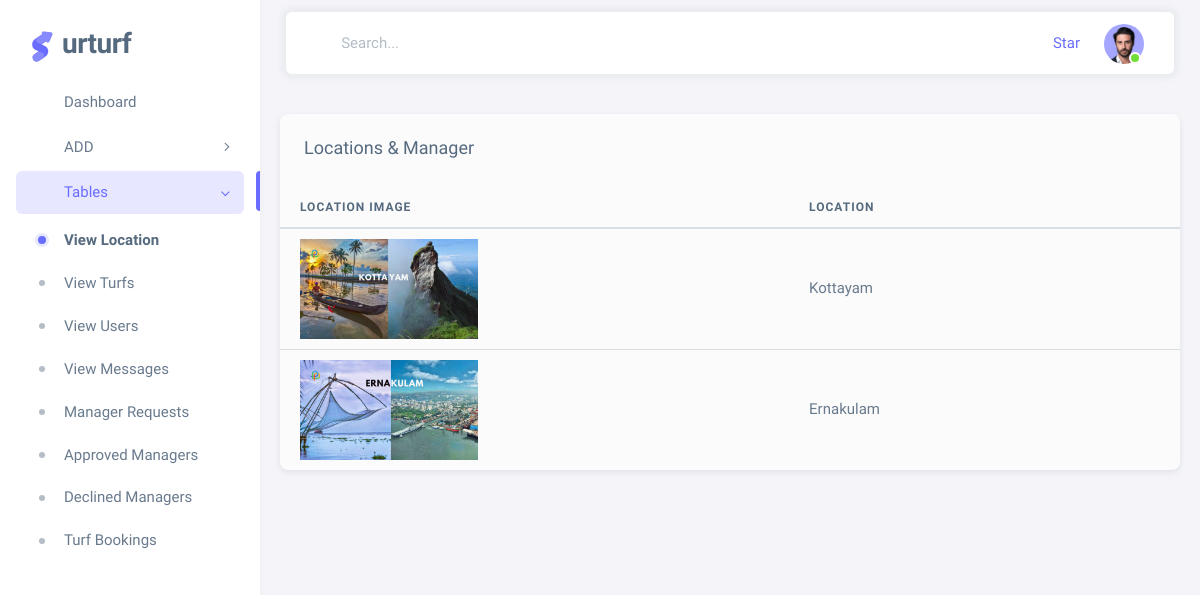
The page /viewlocations (signed in) on the database its author committed.
### Admin_App/models.py (models this page shows)
class LocMan(models.Model):
    locimage=models.ImageField(upload_to='location_img',default='')
    loc=models.TextField()

### Admin_App/views.py (the view)
# urls.py: path('viewlocations',views.viewlocations,name='viewlocations'),
@login_required(login_url='adminlogin')
def viewlocations(request):
    data=LocMan.objects.all()
    return render(request,'view_locations.html',{'data':data})

### Admin_App/templates/view_locations.html (shortened to what this page needs)
{% extends 'admin_view.html' %}
{% load static %}
{% block link1 %}
<li class="menu-item ">
  <a href="{% url 'adminview' %}" class="menu-link">
    <i class="menu-icon tf-icons bx bx-home-circle"></i>
    <div data-i18n="Analytics">Dashboard</div>
  </a>
</li>
{% endblock %}
{% block link4 %}
<li class="menu-item active open">
  <a href="javascript:void(0);" class="menu-link menu-toggle">
    <i class="menu-icon tf-icons bx bx-table"></i>
    <div data-i18n="Layouts">Tables</div>
  </a>
  {% endblock %}
  {% block link5 %}
  <ul class="menu-sub ">
    <li class="menu-item active">
      <a href="{% url 'viewlocations' %}" class="menu-link">
        <div data-i18n="Without menu">View Location</div>
      </a>
    </li>
    <li class="menu-item">
      <a href="{% url 'viewturfs' %}" class="menu-link">
        <div data-i18n="Without navbar">View Turfs</div>
      </a>
    </li>
    <li class="menu-item">
      <a href="{% url 'viewuser' %}" class="menu-link">
        <div data-i18n="Without navbar">View Users</div>
      </a>
    </li>
    <li class="menu-item">
      <a href="{% url 'viewcontact' %}" class="menu-link">
        <div data-i18n="Without navbar">View Messages</div>
      </a>
    </li>
    <li class="menu-item ">
      <a href="{% url 'viewmrequest' %}" class="menu-link">
        <div data-i18n="Without navbar">Manager Requests</div>
      </a>
    </li>
    <li class="menu-item">
      <a href="{% url 'viewamrequest' %}" class="menu-link">
        <div data-i18n="Without navbar">Approved Managers</div>
      </a>
    </li>
    <li class="menu-item">
      <a href="{% url 'viewdmrequest' %}" class="menu-link">
        <div data-i18n="Without navbar">Declined Managers</div>
      </a>
    </li>
    <li class="menu-item">
      <a href="{% url 'viewbooking' %}" class="menu-link ">
        <div data-i18n="Without navbar">Turf Bookings</div>
      </a>
    </li>
  </ul>
</li>
</ul>
{% endblock %}
{% block content %}
<div class="card" style="margin-left: 20px;margin-right: 20px;margin-top: 40px;">
    <h5 class="card-header">Locations & Manager</h5>
    <div class="table-responsive text-nowrap">
      <table class="table table-hover">
        <thead>
          <tr>
            <th>Location Image</th>
            <th>Location </th>
            <th><div class="dropdown">
              <button type="button" class="btn p-0 dropdown-toggle hide-arrow" data-bs-toggle="dropdown">
                <i class="bx bx-dots-vertical-rounded"></i>
              </button>
            </div>
            </th>
          </tr>
        </thead>
        <tbody class="table-border-bottom-0">
            {% for i in data %}
          <tr>
            <td><img src="{{i.locimage.url}}" style="height: 100px;"></td>
            <td>{{i.loc}}</td>
            <td>
              <div class="dropdown">
                <button type="button" class="btn p-0 dropdown-toggle hide-arrow" data-bs-toggle="dropdown">
                  <i class="bx bx-dots-vertical-rounded"></i>
                </button>
              </div>
            </td>
          </tr>
          {% endfor %}
        </tbody>
      </table>
    </div>
  </div>
{% endblock%}

### rows shown on the page
LocMan: locimage (picture), loc "Kottayam"
LocMan: locimage (picture), loc "Ernakulam"
